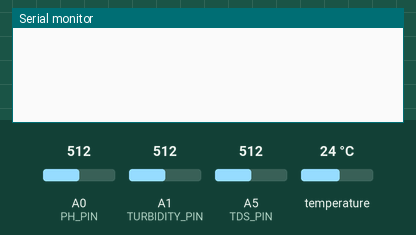
A sketch run on a simulated Arduino Uno, built with avr-gcc and run on an emulated ATmega328P. Parts: the last lines printed to the serial monitor. Inputs (shaded band) come from the test bench; at power-on: temperature 24 °C, A0 (PH_PIN) = 512, A1 (TURBIDITY_PIN) = 512, A5 (TDS_PIN) = 512.

Above: at 2.3 s.
2.4 s: temperature set to 12 °C
At 2.4 s:
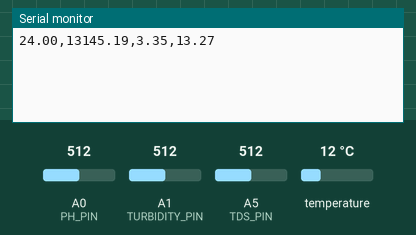
3.9 s: A0 (PH_PIN) set to 716
At 5.0 s:
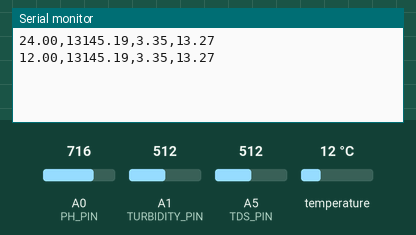
5.4 s: A1 (TURBIDITY_PIN) set to 716
At 6.1 s:
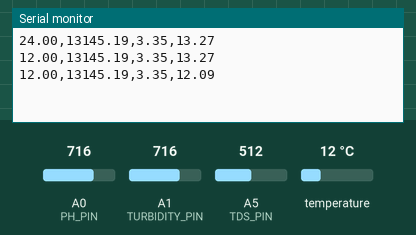
6.9 s: A5 (TDS_PIN) set to 716
At 7.2 s:
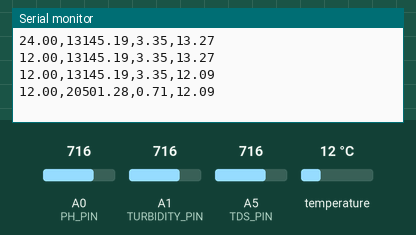
8.4 s: temperature set to 19 °C
At 9.5 s:
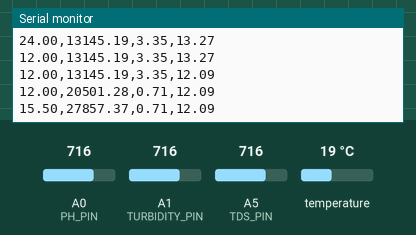
9.9 s: A0 (PH_PIN) set to 992
At 10.6 s:
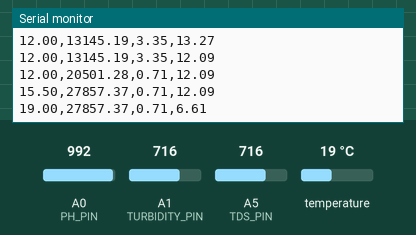
Timing chart, 0 to 12.4 s (numbered marks = the images above; inputs shaded):
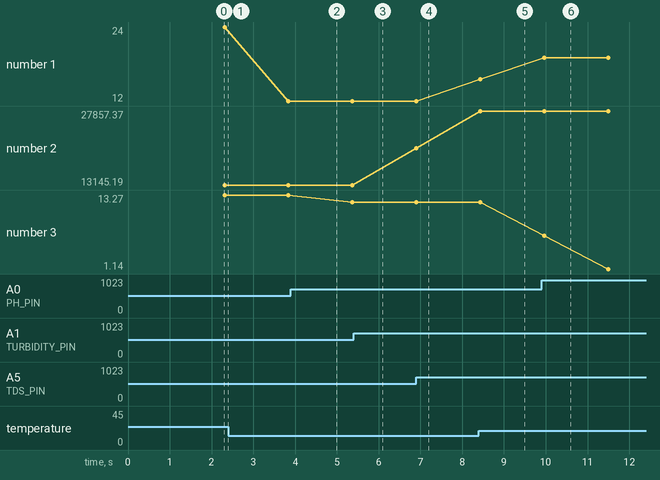

Measured:
- after the input at 6.9 s, the serial monitor: prints a new line at once (image 4)
- after the input at 8.4 s, the serial monitor: prints a new line at once (image 5)
- after the input at 9.9 s, the serial monitor: prints a new line after 0.07 s (image 6)
- plotted number 1: 24 → 12 after the input at 2.4 s, 12 → 15.5 after the input at 8.4 s
- plotted number 2: 13145.19 → 20501.28 after the input at 6.9 s
- plotted number 3: 13.27 → 12.09 after the input at 3.9 s, 12.09 → 1.14 after the input at 9.9 s

The sketch:

nuof.ino
```cpp
#include <OneWire.h>
#include <DallasTemperature.h>
#include <GravityTDS.h>

#define ONE_WIRE_BUS 2
#define TDS_PIN A5
#define TURBIDITY_PIN A1
#define PH_PIN A0

OneWire oneWire(ONE_WIRE_BUS);
DallasTemperature sensors(&oneWire);
GravityTDS gravityTds;

const float pH_3_voltage = 4.5898;
const float pH_7_voltage = 3.9307;
const float pH_13_voltage = 3.4180;

float calculatePH(float voltage) {
  if (voltage >= pH_3_voltage) {
    return 3.0 - ((voltage - pH_3_voltage) * (3.0 - 0.0) / (5.0 - pH_3_voltage));
  } else if (voltage >= pH_7_voltage) {
    return 7.0 - ((voltage - pH_7_voltage) * (7.0 - 3.0) / (pH_3_voltage - pH_7_voltage));
  } else if (voltage >= pH_13_voltage) {
    return 13.0 - ((voltage - pH_13_voltage) * (13.0 - 7.0) / (pH_7_voltage - pH_13_voltage));
  } else {
    return 13.0 + ((pH_13_voltage - voltage) * (14.0 - 13.0) / (pH_13_voltage - 0.0));
  }
}

void setup() {
  Serial.begin(9600);
  sensors.begin();
  gravityTds.setPin(TDS_PIN);
  gravityTds.setAref(5.0);
  gravityTds.setAdcRange(1024);
  gravityTds.begin();
}

unsigned long previousMillis = 0;
const unsigned long interval = 1000;
const int numReadings = 15;
int readingCount = 0;
float temperatureSum = 0, tdsSum = 0, turbiditySum = 0, phSum = 0;

void loop() {
  unsigned long currentMillis = millis();

  // Take a set of readings
  sensors.requestTemperatures();
  float temperatureC = sensors.getTempCByIndex(0);
  temperatureSum += temperatureC;

  gravityTds.update();
  float tdsValue = gravityTds.getTdsValue()*10;
  tdsSum += tdsValue;

  int turbidityValue = analogRead(TURBIDITY_PIN);
  float turbidityNTU = map(turbidityValue, 771, 0, 0, 1000) / 100.0; // Expanded range
  turbidityNTU = constrain(turbidityNTU, 0, 100);
  turbiditySum += turbidityNTU;

  int phValue = analogRead(PH_PIN);
  float voltage = phValue * (5.0 / 1024.0);
  float ph = calculatePH(voltage);
  ph = constrain(ph, 0, 14);
  phSum += ph;

  readingCount++;

  // Check if it's time to send data
  if (currentMillis - previousMillis >= interval) {
    previousMillis = currentMillis;

    // Calculate averages
    float avgTemperature = temperatureSum / readingCount;
    float avgTds = tdsSum / readingCount;
    float avgTurbidity = turbiditySum / readingCount;
    float avgPh = phSum / readingCount;

    // Send data to serial
    Serial.print(avgTemperature, 2);
    Serial.print(",");
    Serial.print(avgTds, 2);
    Serial.print(",");
    Serial.print(avgTurbidity, 2);
    Serial.print(",");
    Serial.println(avgPh, 2);

    // Reset sums and count
    temperatureSum = tdsSum = turbiditySum = phSum = 0;
    readingCount = 0;
  }
}
```
